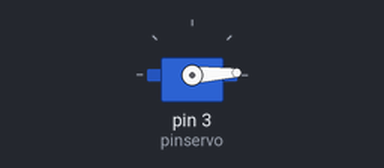
Bench run of a sketch on a simulated Arduino Uno, built with avr-gcc and run on an emulated ATmega328P. Parts: servo.

Above: at 0.05 s.
At 4.65 s:
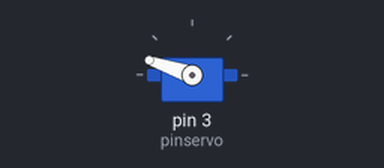
At 9.35 s:
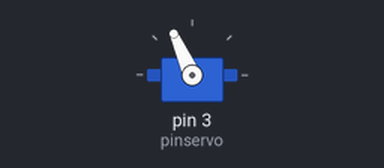
At 18.75 s:
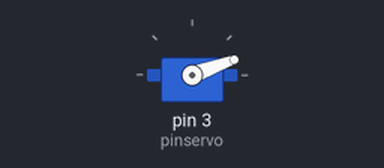
Timing chart, 0 to 27.1 s (numbered marks = the images above):
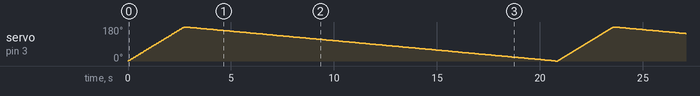

The sketch:

program_4_MOTORSERVOgesersudut1dari0ke180lalu180balikke0.ino
```cpp
#include <Servo.h>
Servo mservo;
int pos = 0;
void setup ()
{
  int pinservo = 3;
  mservo.attach(pinservo);
}

void loop ()
{
  for(pos = 0; pos<=180; pos += 1)
  {
    mservo.write(pos);
    delay(15);
  }
  for(pos = 180; pos>=0; pos-=1)
  {
    mservo.write(pos);
    delay(100);
  }

}
```
